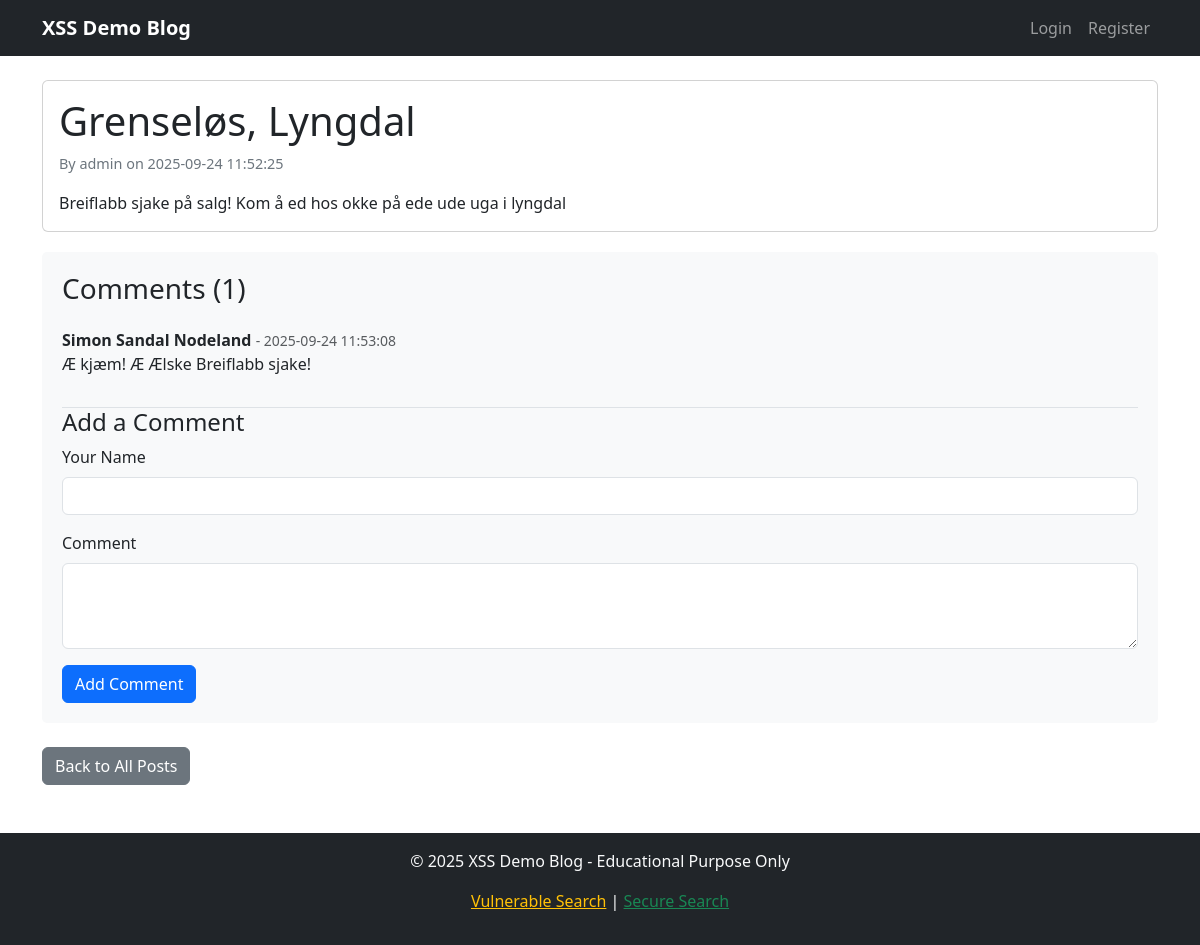
Screenshot of /post/2 with the database file from the repository.
### tables this page shows
CREATE TABLE posts
                 (id INTEGER PRIMARY KEY AUTOINCREMENT,
                  title TEXT NOT NULL,
                  content TEXT NOT NULL,
                  author_id INTEGER,
                  created_at TIMESTAMP DEFAULT CURRENT_TIMESTAMP,
                  FOREIGN KEY (author_id) REFERENCES users (id));

CREATE TABLE users
                 (id INTEGER PRIMARY KEY AUTOINCREMENT,
                  username TEXT UNIQUE NOT NULL,
                  password_hash TEXT NOT NULL,
                  email TEXT NOT NULL,
                  created_at TIMESTAMP DEFAULT CURRENT_TIMESTAMP);

CREATE TABLE comments
                 (id INTEGER PRIMARY KEY AUTOINCREMENT,
                  post_id INTEGER,
                  author_name TEXT NOT NULL,
                  content TEXT NOT NULL,
                  created_at TIMESTAMP DEFAULT CURRENT_TIMESTAMP,
                  FOREIGN KEY (post_id) REFERENCES posts (id));

### app.py (the view)
@app.route('/post/<int:post_id>')
def view_post(post_id):
    conn = get_db_connection()
    post = conn.execute('''
        SELECT p.*, u.username
        FROM posts p
        JOIN users u ON p.author_id = u.id
        WHERE p.id = ?
    ''', (post_id,)).fetchone()
    if not post:
        flash('Post not found!')
        return redirect(url_for('index'))
    comments = conn.execute('''
        SELECT * FROM comments
        WHERE post_id = ?
        ORDER BY created_at ASC
    ''', (post_id,)).fetchall()
    conn.close()
    return render_template('post.html', post=post, comments=comments)

### app.py (called while the page is built)
def get_db_connection():
    conn = sqlite3.connect('blog.db')
    conn.row_factory = sqlite3.Row
    return conn

### templates/post.html (shortened to what this page needs)
{% extends "base.html" %}
{% block content %}
<div class="row">
    <div class="col-md-12">
        <article class="card">
            <div class="card-body">
                <h1 class="card-title">{{ post.title }}</h1>
                <p class="post-meta">By {{ post.username }} on {{ post.created_at }}</p>
                <div class="card-text">
                    {{ post.content|replace('\n', '<br>')|safe }}
                </div>
            </div>
        </article>
        <div class="comment-section">
            <h3>Comments ({{ comments|length }})</h3>
            {% if comments %}
                {% for comment in comments %}
                    <div class="comment">
                        <strong>{{ comment.author_name }}</strong>
                        <small class="text-muted">- {{ comment.created_at }}</small>
                        <p>{{ comment.content }}</p>
                    </div>
                {% endfor %}
            {% endif %}
            <h4>Add a Comment</h4>
            <form method="POST" action="{{ url_for('add_comment', post_id=post.id) }}">
                <div class="mb-3">
                    <label for="author_name" class="form-label">Your Name</label>
                    <input type="text" class="form-control" id="author_name" name="author_name" required>
                </div>
                <div class="mb-3">
                    <label for="content" class="form-label">Comment</label>
                    <textarea class="form-control" id="content" name="content" rows="3" required></textarea>
                </div>
                <button type="submit" class="btn btn-primary">Add Comment</button>
            </form>
        </div>
        <div class="mt-4">
            <a href="{{ url_for('index') }}" class="btn btn-secondary">Back to All Posts</a>
        </div>
    </div>
</div>
{% endblock %}

### templates/base.html (style rules this page uses)
.post-meta { color: #6c757d; font-size: 0.9em; }
.comment-section { background-color: #f8f9fa; padding: 20px; border-radius: 5px; margin-top: 20px; }
.comment { border-bottom: 1px solid #dee2e6; padding: 15px 0; }

### rows the page displays
posts: title "Grenseløs, Lyngdal", created_at "2025-09-24 11:52:25", content "Breiflabb sjake på salg! Kom å ed hos okke på ede ude uga i lyngdal"
users: username "admin"
comments: author_name "Simon Sandal Nodeland", created_at "2025-09-24 11:53:08", content "Æ kjæm! Æ Ælske Breiflabb sjake!"

### other values shown
{{ comments|length }} "1"
